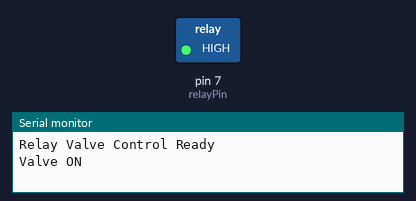
A sketch run on a simulated Arduino Uno, built with avr-gcc and run on an emulated ATmega328P. Shown: switched loads named in the sketch (green lamp = pin HIGH), the last lines printed to the serial monitor.

Above: at 2.5 s.
At 7.5 s:
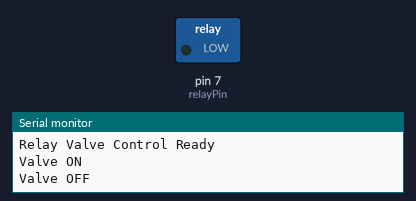
Timing chart, 0 to 13.0 s (numbered marks = the images above):
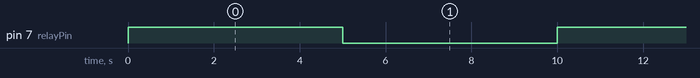

Measured:
- by itself, pin 7 (relayPin): alternates HIGH for 5.0 s and LOW for 5.0 s

The sketch:

relay_valve.ino
```cpp
const int relayPin = 7;

void setup() {
  pinMode(relayPin, OUTPUT);

  digitalWrite(relayPin, LOW);

  Serial.begin(9600);
  Serial.println("Relay Valve Control Ready");
}

void loop() {

  Serial.println("Valve ON");
  digitalWrite(relayPin, HIGH);
  delay(5000);

  Serial.println("Valve OFF");
  digitalWrite(relayPin, LOW);
  delay(5000);
}
```
